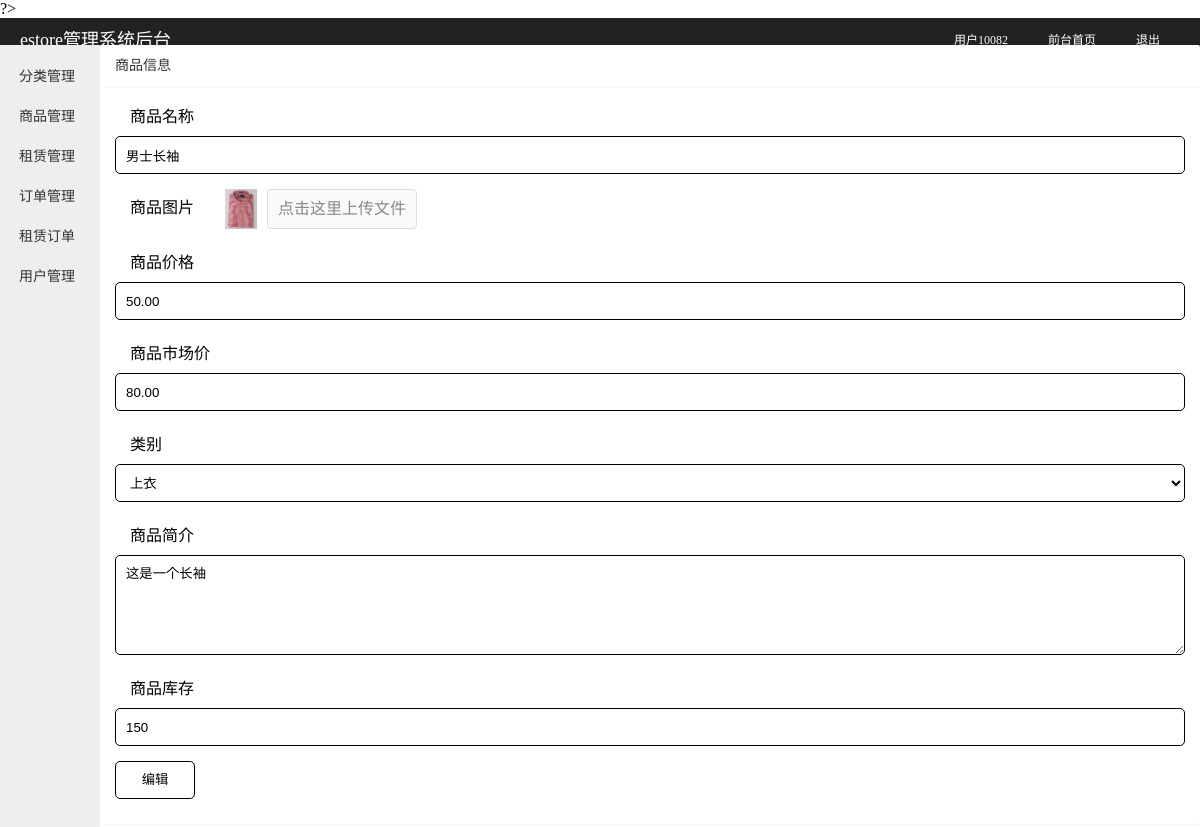
Page /admin/lists/lists_edit.php?act=edit&id=4 (signed in) on the committed database.
### tables this page shows
CREATE TABLE `list` (
  `list_id` int(10) unsigned NOT NULL AUTO_INCREMENT COMMENT '商品编号',
  `list_name` varchar(100) NOT NULL COMMENT '商品名字',
  `list_face` varchar(80) DEFAULT NULL COMMENT '商品图片',
  `list_myprice` float(8,2) NOT NULL COMMENT '商品价格',
  `list_onprice` float(8,2) NOT NULL COMMENT '商品市场价',
  `list_nums` int(5) DEFAULT NULL COMMENT '商品库存量',
  `list_detail` text COMMENT '商品简介',
  `list_time` datetime DEFAULT NULL COMMENT '上架时间',
  `list_seetimes` int(11) DEFAULT NULL COMMENT '商品点击量',
  `small_id` int(10) unsigned DEFAULT NULL COMMENT '小分类编号',
  PRIMARY KEY (`list_id`),
  KEY `small_id` (`small_id`),
  CONSTRAINT `list_ibfk_1` FOREIGN KEY (`small_id`) REFERENCES `smalltype` (`small_id`)
);

### admin/common/function.php (called while the page is built, shortened)
<?php
function isPost(){
  return false;
}
?>

### admin/lists/lists_edit.php (the view, shortened to what this page needs)
<?php
include '../common/admin.inc.php';
include '../common/function.php';
if (isPost()) {
  $params = $_POST;
  $face = $_FILES['list_face'];
  switch ($face['error']) {
      case 0:
          $type = $face['type'];
          if ($type == 'image/jpeg' || $type == 'image/ipg' || $type == 'image/png' || $type == 'image/gif') {
              $tmp = $face['tmp_name'];
              $path = '../../upload/';
              $t = time();
              $hou = substr($face['name'], -4, 4);
              $src = $path . $t . $hou;
              $bool = move_uploaded_file($tmp, $src);
              if ($bool) {
                  $params['list_face'] = 'upload/'.$t . $hou;
              }
          } else {
              echo "<script>alert('必须使用图片！');window.location.href='/admin/lists/lists_edit.php?act=edit&id=".$params['list_id']."';</script>";die;
          }
          break;
      case 1:
      case 2:
          echo "<script>alert('文件超出指定大小！');window.location.href='/admin/lists/lists_edit.php?act=edit&id=".$params['list_id']."';</script>";die;
          break;
      case 3:
          echo "<script>alert('网络不稳定，请重新上传！');window.location.href='/admin/lists/lists_edit.php?act=edit&id=".$params['list_id']."';</script>";die;
          break;
  }
  $fieldStr = '';
  foreach ($params as $key => $value) {
    $fieldStr .= $key . '="'.$value.'",';
  }
  $fieldStr = substr($fieldStr,0,-1);
  $sql = "UPDATE list SET {$fieldStr} WHERE list_id=".$params['list_id'];
  $result = $mysqli->query($sql);
  if ($result) {
    echo "<script>alert('更新成功，更新ID：".$params['list_id']."');window.location.href='/admin/lists/lists.php';</script>";
  }else{
    echo "<script>alert('更新失败，更新ID：".$params['list_id']."');window.location.href='/admin/lists/lists_edit.php?act=edit&id=".$params['list_id']."';</script>";
  }
  die;
}else{
  if ($_GET['act']=='edit'){
  	$gid = $_GET['id'];
  }
  $show = $mysqli->query("show columns from list");
  if ($show){
  	$str = "";
  	while ($one = $show->fetch_row()){
  		$str .= $one[0].",";
  	}
  }
  $str = substr($str,0,-1);
  $sql = "select small_id,small_name from smalltype";
  $result = $mysqli->query($sql);
  if ($result) {
      while ($one = $result->fetch_assoc()) {
          $two1[] = $one;
      }
  }
  $res = $mysqli->query("select {$str} from list where list_id={$gid} ");
  if ($res){
  	while ($one_arr = $res->fetch_assoc()){
  		$two_arr = $one_arr;
  	}
  }
}
?>
<!DOCTYPE html>
<html lang="en" dir="ltr">
  <head>
  </head>
  <body>
    <?php include '../common/header.php';?>
    <div class="admin_content">
      <div class="card">
        <div class="card-header">商品信息</div>
        <div class="card-body">
          <form action="lists_edit.php" method="post" enctype="multipart/form-data">
            <div class="form-item">
              <label>商品名称</label>
              <input type="text" name="list_name" value="<?php echo $two_arr['list_name'];?>">
            </div>
            <div class="form-item">
              <label>商品图片</label>
              <div style="float:left;margin-right:10px;">
                <img src="<?php echo '/'.$two_arr['list_face'];?>" style="height:40px;">
              </div>
              <a href="javascript:;" class="a-upload">
                <input type="file" name="list_face">点击这里上传文件
              </a>
            </div>
            <div class="form-item">
              <label>商品价格</label>
              <input type="text" name="list_myprice" value="<?php echo $two_arr['list_myprice'];?>">
            </div>
            <div class="form-item">
              <label>商品市场价</label>
              <input type="text" name="list_onprice" value="<?php echo $two_arr['list_onprice'];?>">
            </div>
            <div class="form-item">
              <label>类别</label>
              <select name="small_id">
                  <?php foreach ($two1 as $one_arr){?>
                  <option value="<?php echo $one_arr['small_id']?>"><?php echo $one_arr['small_name']?></option>
                  <?php }?>
              </select>
            </div>
            <div class="form-item">
              <label>商品简介</label>
              <textarea name="list_detail" rows="8" cols="80" style="height:100px;padding:10px;"><?php echo $two_arr['list_detail'];?></textarea>
            </div>
            <div class="form-item">
              <label>商品库存</label>
              <input type="text" name="list_nums" value="<?php echo $two_arr['list_nums'];?>">
            </div>
            <div class="form-item">
              <input type="submit" value="编辑" class="btn">
            </div>
          </form>
        </div>
      </div>
    </div>
  </body>
</html>

### admin/lists/lists_edit.php (style rules this page uses)
* { outline: none; }
.card { margin-bottom: 15px; border-radius: 2px; background-color: #fff; box-shadow: 0 1px 2px 0 rgba(0,0,0,.05); }
.card-header { position: relative; height: 42px; line-height: 42px; padding: 0 15px; border-bottom: 1px solid #f6f6f6; color: #333; border-radius: 2px 2px 0 0; font-size: 14px; }
.card-body { position: relative; padding: 10px 15px; line-height: 24px; }
.form-item { margin-bottom: 15px; clear: both; overflow: hidden; }
.form-item label { float: left; display: block; padding: 9px 15px; width: 80px; font-weight: 400; line-height: 20px; }
.form-item input { float: left; width: 190px; margin-right: 10px; }
.form-item input, .form-item select, .form-item textarea { height: 38px; line-height: 1.3; line-height: 38px\9; border-width: 1px; border-style: solid; background-color: #fff; border-radius: 5px; display: block; width: 100%; padding: 0 10px; border:1px solid #000; }
.form-item select option { width: 100%; }
.form-item .btn { width: 80px; border:1px solid #000; }
.a-upload { padding: 4px 10px; height: 30px; line-height: 30px; position: relative; cursor: pointer; color: #888; background: #fafafa; border: 1px solid #ddd; border-radius: 4px; overflow: hidden; display: inline-block; *display: inline; *zoom: 1 }

### admin/common/header.php (style rules this page uses)
blockquote, body, button, dd, div, dl, dt, form, h1, h2, h3, h4, h5, h6, input, li, ol, p, pre, td, textarea, th, ul { margin: 0; padding: 0; -webkit-tap-highlight-color: rgba(0,0,0,0); }
a { text-decoration: none; }
.admin_content { position: absolute; top: 45px; right: 0; bottom: 0px; left: 100px; overflow: hidden; z-index: 1; overflow-y: scroll; }

### rows in the picture
list: list_name "男士长袖", list_face (picture), list_myprice "50.00", list_onprice "80.00", list_detail "这是一个长袖", list_nums "150"

### other values in the picture
$admin['user_name'] "用户10082"
form field small_id "上衣"
